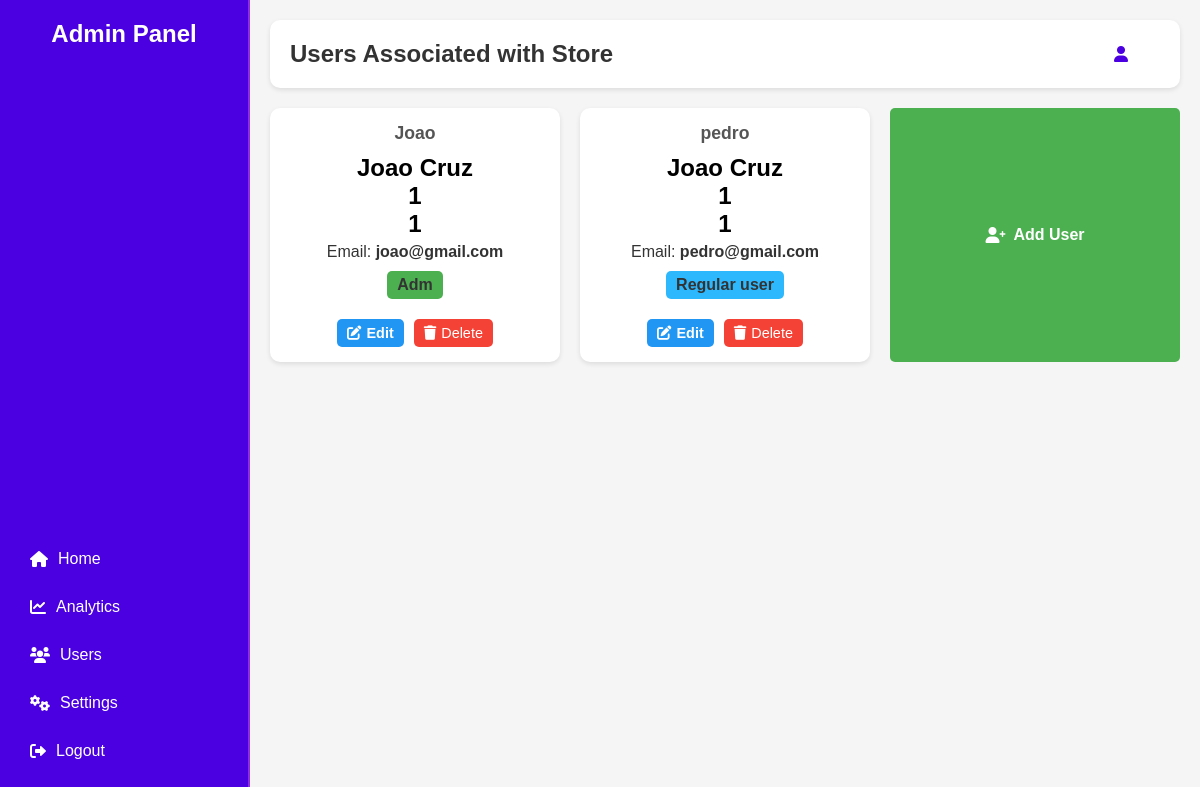
/users/ (signed in), run on an earlier commit of the app's database.
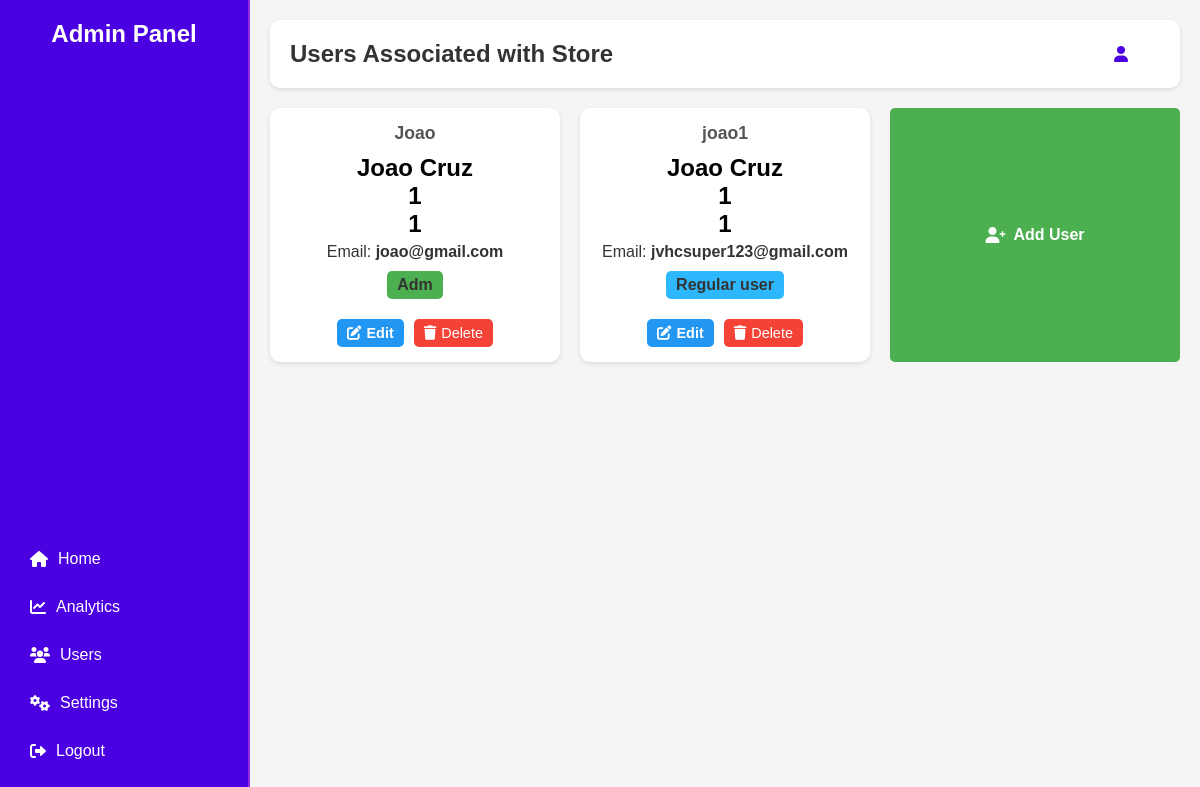
And on a later commit of the database.
### database.py (models this page shows)
class User(UserMixin, Model):
    shop = ForeignKeyField(Shop, backref='shops')
    name = CharField()
    email = CharField(unique=True)
    password = CharField()
    adm = BooleanField(default=False)
    class Meta:
        database = db
    @property
    def is_active(self):
        return True

class Shop(Model):
    name = CharField(unique=True)
    class Meta:
        database = db

### routes/users.py (the view)
        @self.blueprint.route('/')
        @login_required
        def users():
            users_database = User.select()
            for user in users_database:
                print(user.shop)
            return render_template('adm/users.html', usersinfo=users_database, userinfo_ml=session.get('userinfo_ml'))

### main.py (called while the page is built)
@login_manager.user_loader
def load_user(user_id):
    try:
        return User.get(User.id == int(user_id))
    except User.DoesNotExist:
        return None

@app.before_request
def before_request():
    if db.is_closed():
        db.connect()
    user_id = session.get('_user_id')
    if user_id:
        user = User.get(User.id == int(user_id))
        g.user_adm = user.adm

@app.teardown_request
def teardown_request(exception):
    if not db.is_closed():
        db.close()

### templates/adm/users.html (shortened to what this page needs)
<!DOCTYPE html>
<html lang="en">
<head>
    <link rel="stylesheet" href="{{ url_for('static', filename='users.css') }}">
    <link rel="stylesheet" href="https://cdnjs.cloudflare.com/ajax/libs/font-awesome/6.0.0-beta3/css/all.min.css">
</head>
<body>
    <div class="dashboard-container">
        <aside class="sidebar">
            <h2>Admin Panel</h2>
            <nav>
                <ul>
                    <li><a href="{{url_for('dashboard.dashboard')}}"><i class="fas fa-home"></i> Home</a></li>
                    <li><a href="#"><i class="fas fa-chart-line"></i> Analytics</a></li>
                    <li><a href="{{ url_for('users.users') }}"><i class="fas fa-users"></i> Users</a></li>
                    <li><a href="#"><i class="fas fa-cogs"></i> Settings</a></li>
                    <li><a href="{{ url_for('login.logout') }}"><i class="fas fa-sign-out-alt"></i> Logout</a></li>
                </ul>
            </nav>
        </aside>
        <main class="main-content">
            <header class="header">
                <h1>Users Associated with Store</h1>
                <div class="header-actions">
                    <div class="user-info">
                        <i class="fas fa-user"></i>
                        <li><a href="{{ url_for('dashboard.userinfo') }}">{{ userinfo_ml['name'] }}</a></li>
                    </div>
                </div>
            </header>
            <section class="associated-users">
                {% if usersinfo %}
                {% for user in usersinfo %}
                    <div class="user-container">
                        <h3>{{ user.name }}</h3>
                        <h1>{{user.shop.name}}</h1>
                        <h1>{{user.shop.id}}</h1>
                        <h1>{{user.shop}}</h1>
                        <p>Email: <strong>{{ user['email'] }}</strong></p>
                        {% if user.adm %}
                            <p class="role adm-role">Adm</p>
                        {% else %}
                            <p class="role mda-role">Regular user</p>
                        {% endif %}
                        <div class="user-actions">
                            <button class="action-button edit-button">
                                <a href="{{ url_for('users.useredit', user_id=user.id) }}"><i class="fas fa-edit"></i> Edit</a>
                            </button>
                            <button class="action-button delete-button">
                                <a href="{{ url_for('users.userdelete', user_id=user.id) }}"><i class="fas fa-trash"></i> Delete</a>
                            </button>
                        </div>
                    </div>
                {% endfor %}
                {% else %}
                    <p>No users associated with this store.</p>
                {% endif %}
                <button class="add-user-button">
                    <a href="{{url_for('users.useradd')}}"><i class="fas fa-user-plus"></i> Add User</a>
                </button>
            </section>
        </main>
    </div>
</body>
</html>

### static/users.css (style rules this page uses)
* { margin: 0; padding: 0; box-sizing: border-box; }
.dashboard-container { display: flex; height: 100vh; background-color: #f5f5f5; font-family: Arial, sans-serif; }
.sidebar { width: 250px; background: #4A00E0; color: #fff; padding: 20px; display: flex; flex-direction: column; justify-content: space-between; border-right: 2px solid #8E2DE2; }
.sidebar h2 { font-size: 1.5rem; margin-bottom: 1rem; text-align: center; }
.sidebar nav ul { list-style: none; }
.sidebar nav ul li { margin: 10px 0; }
.sidebar nav ul li a { color: #fff; text-decoration: none; font-size: 1rem; display: flex; align-items: center; gap: 10px; padding: 10px; border-radius: 5px; transition: background 0.3s ease; }
.main-content { flex: 1; padding: 20px; overflow-y: auto; }
.header { display: flex; justify-content: space-between; align-items: center; background: #fff; padding: 20px; border-radius: 10px; box-shadow: 0 2px 5px rgba(0, 0, 0, 0.1); margin-bottom: 20px; }
.header h1 { font-size: 1.5rem; color: #333; }
.header .user-info { display: flex; align-items: center; gap: 10px; color: #4A00E0; }
.associated-users { display: grid; grid-template-columns: repeat(auto-fill, minmax(280px, 1fr)); gap: 20px; margin-top: 20px; }
.user-container { background: #fff; padding: 15px; border-radius: 10px; box-shadow: 0 2px 5px rgba(0, 0, 0, 0.1); text-align: center; transition: transform 0.3s ease; }
.user-container h3 { font-size: 1.1rem; color: #555; margin-bottom: 10px; }
.user-container p { font-size: 1rem; color: #333; margin: 5px 0; }
.role { font-weight: bold; font-size: 1.1rem; padding: 5px 10px; border-radius: 5px; margin-top: 10px; display: inline-block; }
.adm-role { color: #fff; background: #4CAF50; }
.mda-role { color: #fff; background: #2db8fd; }
.user-actions { display: flex; justify-content: center; gap: 10px; margin-top: 15px; }
.user-info { list-style: none; padding: 0; margin: 0; }
.user-info li { list-style: none; }
.user-info li a { text-decoration: none; color: #4A00E0; font-family: Arial, sans-serif; font-size: 16px; padding: 5px 10px; border: 1px solid transparent; border-radius: 5px; transition: all 0.3s ease; }
.action-button { border: none; padding: 6px 10px; border-radius: 5px; font-size: 0.85rem; cursor: pointer; transition: background 0.3s, transform 0.2s; display: inline-flex; align-items: center; justify-content: center; }
.action-button a { text-decoration: none; color: inherit; display: inline-flex; align-items: center; gap: 5px; font-size: 0.9rem; }
.edit-button { background: #2196F3; color: #fff; }
.edit-button a { font-weight: bold; color: #fff; }
.delete-button { background: #F44336; color: #fff; }
.add-user-button { background: #4CAF50; color: #fff; padding: 10px 15px; font-size: 1rem; border: none; border-radius: 5px; cursor: pointer; transition: background 0.3s, transform 0.2s; display: inline-flex; align-items: center; justify-content: center; gap: 8px; }
.add-user-button a { text-decoration: none; color: inherit; display: inline-flex; align-items: center; gap: 8px; font-weight: bold; }

What changed in the data, as far as the page shows it:
removed User: name "pedro", shop.name "Joao Cruz", shop.id "1", shop "1", email "pedro@gmail.com", adm "Regular user"
added User: name "joao1", shop.name "Joao Cruz", shop.id "1", shop "1", email "jvhcsuper123@gmail.com", adm "Regular user"
